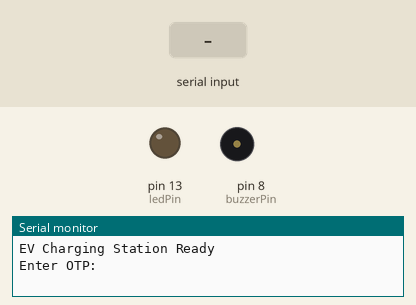
Recording of a sketch running on a simulated Arduino Uno, built with avr-gcc and run on an emulated ATmega328P. On the bench: output pins drawn as LEDs (lit = HIGH), buzzer (waves = sounding, pin HIGH), the last lines printed to the serial monitor. Inputs (shaded band) come from the test bench.

Above: at 1.2 s.
1.3 s: "1\n" received over Serial
At 1.7 s:
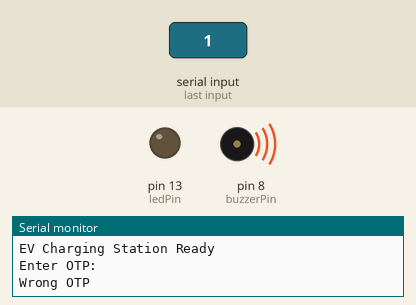
Timing chart, 0 to 4.3 s (numbered marks = the images above; inputs shaded):
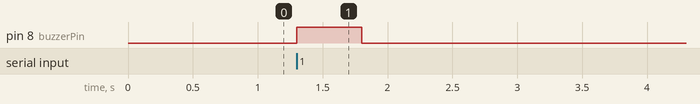

Measured:
- after the input at 1.3 s, pin 8 (buzzerPin): LOW → HIGH at once, → LOW 0.50 s later

The sketch:

EV_Charging_Station.ino
```cpp
const int ledPin = 13;
const int buzzerPin = 8;

String correctOTP = "123456";

void setup() {
  pinMode(ledPin, OUTPUT);
  pinMode(buzzerPin, OUTPUT);

  Serial.begin(9600);

  Serial.println("EV Charging Station Ready");
  Serial.println("Enter OTP:");
}

void loop() {

  if (Serial.available() > 0) {

    String enteredOTP = Serial.readStringUntil('\n');
    enteredOTP.trim();

    if (enteredOTP == correctOTP) {

      Serial.println("OTP Verified");
      Serial.println("Charging Started");

      digitalWrite(ledPin, HIGH);
      digitalWrite(buzzerPin, LOW);
    }

    else {

      Serial.println("Wrong OTP");

      digitalWrite(ledPin, LOW);

      digitalWrite(buzzerPin, HIGH);
      delay(500);
      digitalWrite(buzzerPin, LOW);
    }

    Serial.println("\nEnter OTP:");
  }
}
```
